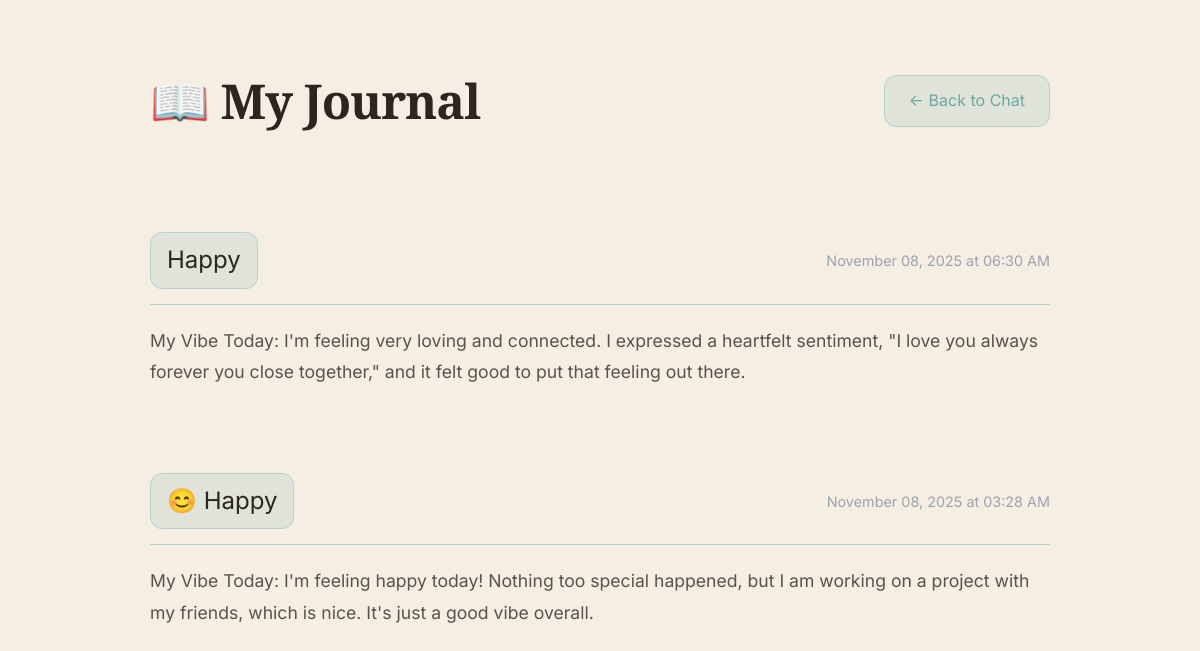
The page /journal (signed in) on the database its author committed.
### models.py (models this page shows, shortened)
class Journal(db.Model):
    __tablename__ = 'journals'
    id = db.Column(db.Integer, primary_key=True)
    user_id = db.Column(db.Integer, db.ForeignKey('users.id'), nullable=False)
    mood = db.Column(db.String(50), nullable=False)
    summary = db.Column(db.Text, nullable=False)
    goal_progress = db.Column(db.Text, nullable=True)
    timestamp = db.Column(db.DateTime, default=datetime.utcnow)

### app.py (the view)
@app.route('/journal')
@login_required
def journal_view():
    journals = Journal.query.filter_by(user_id=current_user.id).order_by(Journal.timestamp.desc()).all()
    return render_template('journal.html', journals=journals)

### app.py (called while the page is built)
@login_manager.user_loader
def load_user(user_id):
    return User.query.get(int(user_id))

### templates/journal.html (shortened to what this page needs)
{% extends "base.html" %}
{% block content %}
<div class="journal-container">
    <div class="journal-header glass">
        <h1 class="glow-text">📖 My Journal</h1>
        <a href="{{ url_for('chatbot') }}" class="btn-back">← Back to Chat</a>
    </div>
    <div class="journal-entries">
        {% if journals %}
            {% for journal in journals %}
            <div class="journal-card glass fade-in">
                <div class="journal-header-info">
                    <span class="mood-badge">{{ journal.mood }}</span>
                    <span class="journal-date">{{ journal.timestamp.strftime('%B %d, %Y at %I:%M %p') }}</span>
                </div>
                <div class="journal-content">
                    <p>{{ journal.summary }}</p>
                </div>
            </div>
            {% endfor %}
        {% else %}
            <div class="empty-state glass">
                <h2>No journal entries yet</h2>
                <p>Start chatting with EmoAI to create your first entry!</p>
                <a href="{{ url_for('chatbot') }}" class="btn-primary glow-btn">Start Chatting</a>
            </div>
        {% endif %}
    </div>
</div>
{% endblock %}

### templates/base.html (shortened to what this page needs)
<!DOCTYPE html>
<html lang="en">
<head>
    <link rel="stylesheet" href="{{ url_for('static', filename='css/main.css') }}">
</head>
<body>
    {% block content %}{% endblock %}
</body>
</html>

### static/css/main.css (style rules this page uses)
* { margin: 0; padding: 0; box-sizing: border-box; }
:root { --primary-color: #4A5454; --secondary-color: #6E7878; --accent-color: #6BA99F; --accent-light: #7DBFB3; --accent-peach: #E8B5A6; --accent-lavender: #C9B5E3; --accent-tan: #D4A89A; --bg-primary: #FDF8F3; --bg-secondary: #F4EEE3; --bg-accent: #EBE4D9; --bg-warm: #F9F3ED; --bg-sage-light: #E8F0ED; --bg-peach-light: #FDF6F3; --text-primary: #2C2520; --text-secondary: #5A524C; --text-muted: #8B7F74; --text-sage: #456A64; --border-color: #E5DACF; --border-sage: #B5D4CC; --shadow-sm: 0 2px 4px 0 rgba(74, 84, 84, 0.08), 0 1px 2px 0 rgba(74, 84, 84, 0.06); --shadow-md: 0 4px 8px -2px rgba(74, 84, 84, 0.12), 0 2px 4px -1px rgba(74, 84, 84, 0.08); --shadow-lg: 0 10px 20px -5px rgba(74, 84, 84, 0.14), 0 4px 8px -2px rgba(74, 84, 84, 0.1); --shadow-xl: 0 20px 30px -8px rgba(74, 84, 84, 0.16), 0 10px 15px -5px rgba(74, 84, 84, 0.12); --shadow-warm: 0 8px 24px rgba(232, 181, 166, 0.15); }
body { font-family: 'Inter', -apple-system, BlinkMacSystemFont, 'Segoe UI', sans-serif; background: var(--bg-secondary); color: var(--text-primary); min-height: 100vh; line-height: 1.6; -webkit-font-smoothing: antialiased; -moz-osx-font-smoothing: grayscale; }
h1, h2, h3, h4, h5, h6 { font-family: 'Playfair Display', serif; font-weight: 600; line-height: 1.3; color: var(--text-primary); letter-spacing: -0.02em; }
h1 { font-size: 3rem; font-weight: 700; }
html { scroll-behavior: smooth; }

### templates/journal.html (style rules this page uses)
.journal-container { min-height: 100vh; padding: 40px 20px; max-width: 1000px; margin: 0 auto; }
.journal-header { display: flex; justify-content: space-between; align-items: center; padding: 30px; border-radius: 20px; margin-bottom: 40px; backdrop-filter: blur(10px); }
.btn-back { background: rgba(107, 169, 159, 0.15); padding: 12px 24px; border-radius: 12px; color: var(--accent-color); text-decoration: none; transition: all 0.3s; border: 1px solid var(--border-sage); }
.journal-entries { display: flex; flex-direction: column; gap: 25px; }
.journal-card { padding: 30px; border-radius: 20px; backdrop-filter: blur(10px); animation: slideUp 0.5s ease-out; }
.journal-header-info { display: flex; justify-content: space-between; align-items: center; margin-bottom: 20px; padding-bottom: 15px; border-bottom: 1px solid var(--border-sage); }
.mood-badge { font-size: 1.5rem; padding: 8px 16px; background: rgba(107, 169, 159, 0.15); border-radius: 12px; border: 1px solid var(--border-sage); }
.journal-date { color: #9ca3af; font-size: 0.9rem; }
.journal-content p { color: var(--text-secondary); line-height: 1.8; font-size: 1.1rem; }

### rows shown on the page
Journal: mood "Happy", timestamp "November 08, 2025 at 06:30 AM", summary "My Vibe Today: I'm feeling very loving and connected. I expressed a heartfelt sentiment, \"I love you always forever you close together,\" and it felt good to put that feeling out there."
Journal: mood "😊 Happy", timestamp "November 08, 2025 at 03:28 AM", summary "My Vibe Today: I'm feeling happy today! Nothing too special happened, but I am working on a project with my friends, which is nice. It's just a good vibe overall."
